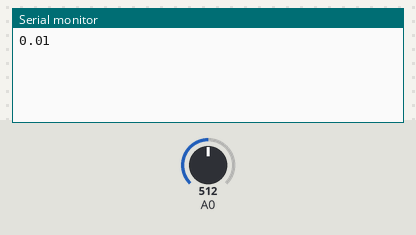
The sketch below on a simulated Arduino Uno, built with avr-gcc and run on an emulated ATmega328P. On the bench: the last lines printed to the serial monitor. The inputs (shaded band) are chosen by the test bench; at power-on: A0 = 512.

Above: at 1.2 s.
1.3 s: A0 set to 716
At 2.7 s:
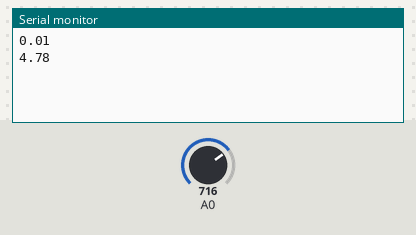
2.8 s: A0 set to 900
At 4.5 s:
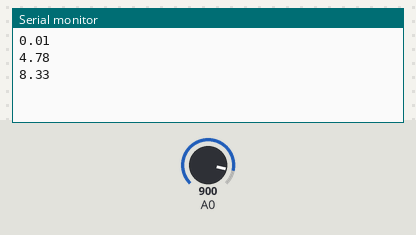
Timing chart, 0 to 6.0 s (numbered marks = the images above; inputs shaded):
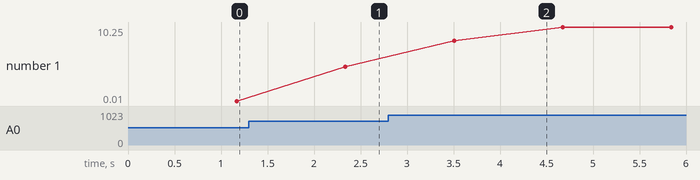

Measured:
- after the input at 1.3 s, the serial monitor: prints a new line after 1.0 s (image 1)
- after the input at 2.8 s, the serial monitor: prints a new line after 0.71 s (image 2)
- plotted number 1: 0.01 → 4.78 after the input at 1.3 s, 4.78 → 10.25 after the input at 2.8 s

The sketch:

currentMeter.ino
```cpp
void setup() {

  Serial.begin(9600);
}

void loop() {

  float average = 0;
  for(int i = 0; i < 1000; i++) {
    average = average + (.0264 * analogRead(A0) -13.51) / 1000;
  //average = average + (.044 * analogRead(A0) -3.78) / 1000;
  //5A mode, if 20A or 30A mode, need to modify this formula to
    //(.19 * analogRead(A0) -25) for 20A mode and
    //(.044 * analogRead(A0) -3.78) for 30A mode

    delay(1);
  }
  Serial.println(average);
}
```
